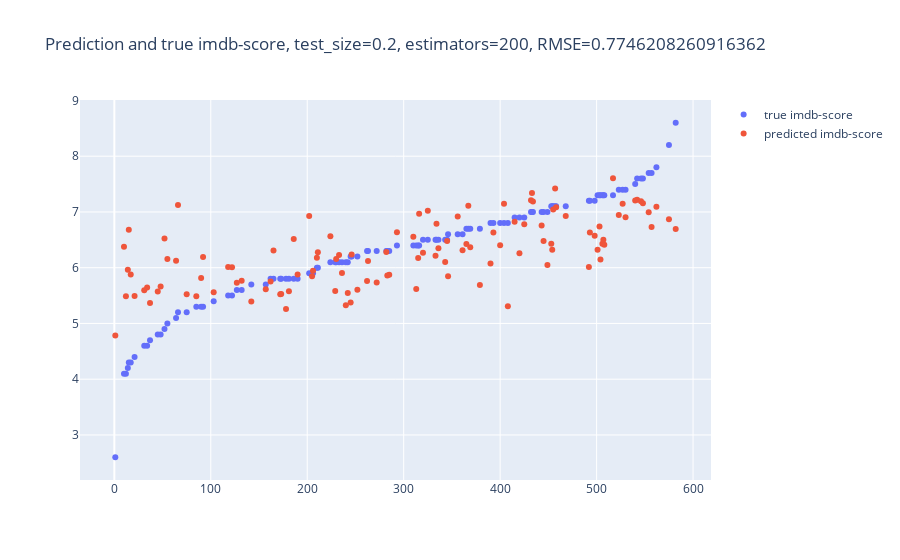

Here is the notebook cell this chart was saved with:
### Code cell
regressor = RandomForestRegressor(n_estimators=200, random_state=0)
regressor.fit(X_train, y_train)
prediction = regressor.predict(X_test)
RMSE = np.sqrt(mean_squared_error(y_test, prediction))

pred_ser = pd.Series(prediction, name='predicted imdb-score')
pred_ser.index = y_test.index

fig = go.Figure((go.Scatter(x=y_test.index, y=y_test, mode='markers', name='true imdb-score')))
fig.add_trace(go.Scatter(x=pred_ser.index, y=pred_ser, mode='markers', name='predicted imdb-score'))
fig.update_layout(title=f'Prediction and true imdb-score, test_size=0.2, estimators=200, {RMSE=}')
fig.show()
